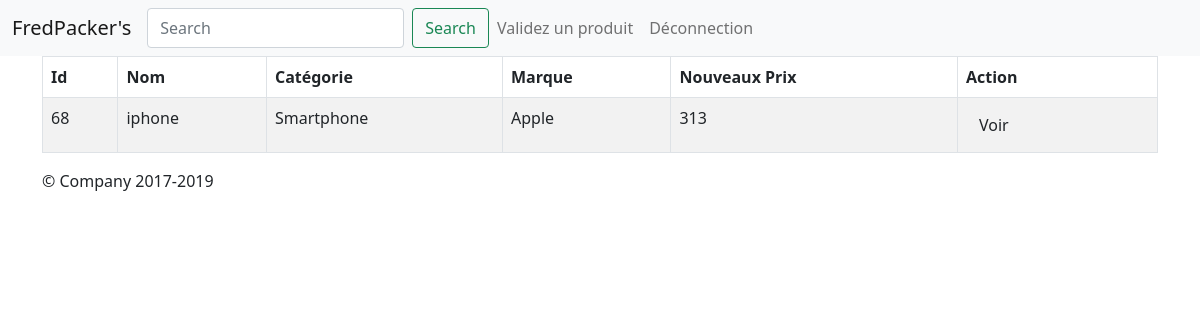
/public/testeur.php?p=validateProduct, run on an earlier commit of the app's database.
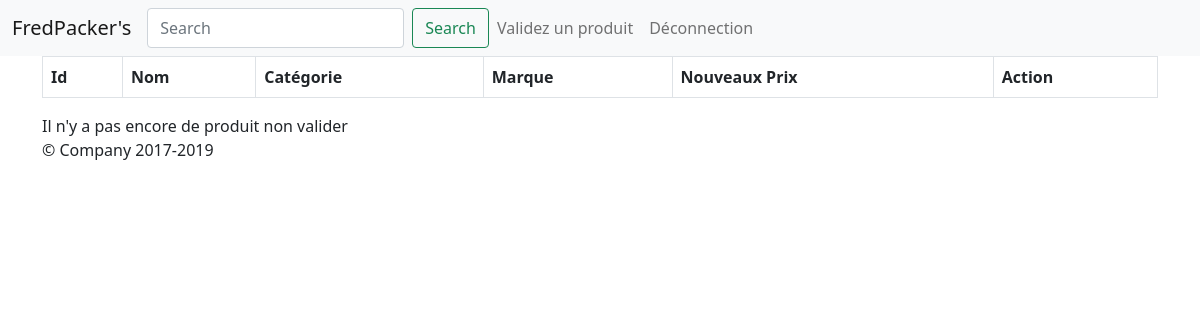
And on a later commit of the database.
### tables this page shows
CREATE TABLE `PRODUCT` (
  `id_product` int NOT NULL,
  `category` int NOT NULL,
  `warehouse` int DEFAULT NULL,
  `name` varchar(50) NOT NULL,
  `userpropose` int DEFAULT NULL,
  `userbuyer` int DEFAULT NULL,
  `description` varchar(400) NOT NULL,
  `price` int NOT NULL,
  `mark` int NOT NULL,
  `date_start` date DEFAULT NULL,
  `date_end` date DEFAULT NULL,
  `state` varchar(50) NOT NULL,
  `validate` tinyint(1) NOT NULL
);

CREATE TABLE `CATEGORY` (
  `id_category` int NOT NULL,
  `name` varchar(100) NOT NULL,
  `photo` varchar(255) NOT NULL
);

CREATE TABLE `MARK` (
  `id_mark` int NOT NULL,
  `name` varchar(50) NOT NULL,
  `photo` varchar(255) NOT NULL
);

### app/Autoloader.php (called while the page is built, shortened)
<?php
class Autoloader{
    static function autoload($class){
        if(strpos($class,__NAMESPACE__ .'\\')===0) {
            $class = str_replace(__NAMESPACE__, '', $class);
            $class = str_replace('\\', '/', $class);
        }
    }
}

### app/Database.php (called while the page is built, shortened)
<?php
class Database{
    private $dbname;
    private $db_user;
    private $db_pass;
    public $pdo;
    public function __construct($dbname='predfackers',$db_user='remy',$db_pass='remy'){
        $this->dbname=$dbname;
        $this->db_user=$db_user;
        $this->db_pass=$db_pass;
    }
    public function getPdo(){
        if($this->pdo === null){
            $pdo = new PDO('mysql:host=' . self::HOST . ':' . self::PORT . ';dbname='. $this->dbname, ''. $this->db_user .'', '' . $this->db_pass .'' );
            $pdo->setAttribute(PDO::ATTR_ERRMODE, PDO::ERRMODE_EXCEPTION);
            $this->pdo = $pdo;
        }
        return $this->pdo;
    }
}

### app/Table/Product.php (called while the page is built, shortened)
<?php
class Product extends Database{
    public function viewProductNonValidate(){
        $sql = "SELECT id_product AS id, PRODUCT.name AS name, CATEGORY.name AS category, MARK.name AS mark, PRODUCT.price
        AS price FROM `PRODUCT` LEFT JOIN CATEGORY ON PRODUCT.category = CATEGORY.id_category LEFT JOIN
        MARK ON PRODUCT.mark = MARK.id_mark
        WHERE validate=0 ORDER BY PRODUCT.id_product =0";
        $stmt = $this->pdo->query($sql);
        $product = $stmt->fetchAll();
        return $product;
    }
}

### pages/testeur/validateProduct.php (the view, shortened to what this page needs)
<?php
$product =  new Product();
$product->getPdo();
$results = $product->viewProductNonValidate();
?>
<div class="container overflow-hidden">
    <table class="table table-striped table-bordered">
        <thead>
        <tr>
            <th><?php echo gettext("Id")?></th>
            <th><?php echo gettext("Nom")?></th>
            <th><?php echo gettext("Catégorie")?></th>
            <th><?php echo gettext("Marque")?></th>
            <th><?php echo gettext("Nouveaux Prix")?></th>
            <th><?php echo gettext("Action")?></th>
        </tr>
        </thead>
        <?php
        foreach ($results as $key => $value) { ?>
            <tr>
                <td> <?php echo $value['id'] ?> </td>
                <td> <?php echo $value['name'] ?> </td>
                <td> <?php echo $value['category'] ?> </td>
                <td> <?php echo $value['mark'] ?> </td>
                <td> <?php echo $value['price'] ?> </td>
                <td width="200">
                    <?php	echo '<a href="?p=viewProduct&product=' . $value['id'] . ' " class="btn btn-defauft"><span class="glyphicon glyphicon-eye-open"></span> Voir</a>'
                    ?>
                </td>
            </tr>
        <?php } ?>
    </table>
    <?php if($results == null){
        echo gettext("Il n'y a pas encore de produit non valider");
    }?>
</div>

### public/testeur.php (shortened to what this page needs)
<?php
require ROOT_FOLDER . '/app/Autoloader.php';
if (isset($_GET['p'])) {
    $page = $_GET['p'];
} else {
    $page = 'home';
}
$content = "";
if ($page === 'home') {
    require ROOT_FOLDER . "/pages/testeur/home.php";
}elseif ($page === 'validateProduct'){
    require ROOT_FOLDER . "/pages/testeur/validateProduct.php";
}elseif ($page === "deco"){
    require  ROOT_FOLDER . "/pages/post/deco.php";
}elseif ($page === "viewProduct"){
    require  ROOT_FOLDER . "/pages/testeur/viewProduct.php";
}elseif ($page === "form"){
    require  ROOT_FOLDER . "/pages/testeur/form.php";
}elseif ($page === "newPrice"){
    require  ROOT_FOLDER . "/pages/testeur/newPrice.php";
}
$content = $content . ob_get_clean();
require ROOT_FOLDER . '/pages/templates/testeur.php';

### pages/templates/testeur.php (shortened to what this page needs)
<!doctype html>
<html lang="en">
<head>
    <link href="https://cdn.jsdelivr.net/npm/bootstrap@5.0.0-beta3/dist/css/bootstrap.min.css" rel="stylesheet">
</head>
<body>
<nav class="navbar navbar-expand-lg navbar-light bg-light">
    <div class="container-fluid">
        <a class="navbar-brand" href="#">FredPacker's</a>
        <div class="collapse navbar-collapse" id="navbarSupportedContent">
            <ul class="navbar-nav me-auto mb-2 mb-lg-0">
                <form class="d-flex">
                    <input class="form-control me-2" type="search" placeholder="Search" aria-label="Search">
                    <button class="btn btn-outline-success" type="submit"><?php echo gettext("Search");?></button>
                </form>
                <li class="nav-item">
                    <a class="nav-link" href="?p=validateProduct"><?php echo gettext("Validez un produit"); ?></a>
                </li>
                <a class="nav-item">
                    <a class="nav-link" href="?p=deco"><?php echo gettext("Déconnection") ;?></a>
            </ul>
        </div>
    </div>
</nav>
<main role="main">
    <div class="container overflow-hidden" >
        <div class="row gy-5">
            <?= $content; ?>
        </div>
    </div>
</main>
<footer class="container">
    <p>&copy; Company 2017-2019</p>
</footer>
</body>
</html>

What changed in the data, as far as the page shows it:
removed product: id_product "68", name "iphone", category.name "Smartphone", mark.name "Apple", price "313"
Also different on the page:
gettext("Il n'y a pas encore de produit non valider"): (not shown) → "Il n'y a pas encore de produit non valider"
